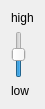
<?xml version="1.0" encoding="UTF-8"?>
<ui version="4.0">
 <class>setVolume</class>
 <widget class="QWidget" name="setVolume">
  <property name="geometry">
   <rect>
    <x>0</x>
    <y>0</y>
    <width>43</width>
    <height>109</height>
   </rect>
  </property>
  <property name="windowTitle">
   <string>Form</string>
  </property>
  <layout class="QVBoxLayout" name="verticalLayout">
   <item>
    <widget class="QLabel" name="label_2">
     <property name="text">
      <string>high</string>
     </property>
    </widget>
   </item>
   <item>
    <widget class="QSlider" name="verticalSlider">
     <property name="minimum">
      <number>0</number>
     </property>
     <property name="maximum">
      <number>100</number>
     </property>
     <property name="value">
      <number>50</number>
     </property>
     <property name="tracking">
      <bool>true</bool>
     </property>
     <property name="orientation">
      <enum>Qt::Vertical</enum>
     </property>
    </widget>
   </item>
   <item>
    <widget class="QLabel" name="label">
     <property name="text">
      <string>low</string>
     </property>
    </widget>
   </item>
  </layout>
 </widget>
 <resources/>
 <connections/>
</ui>
